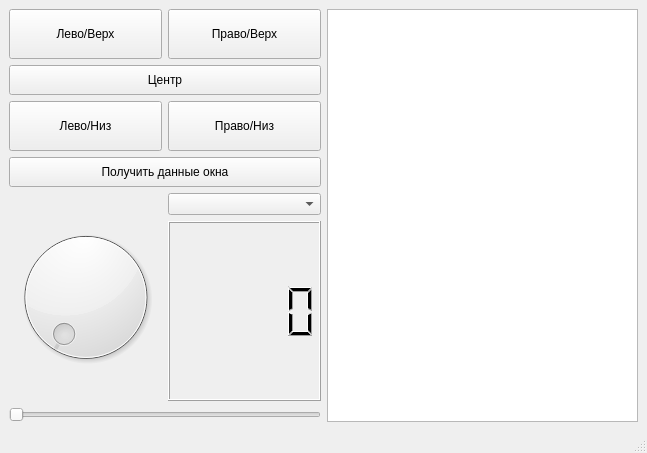
<?xml version="1.0" encoding="UTF-8"?>
<ui version="4.0">
 <class>MainWindow</class>
 <widget class="QMainWindow" name="MainWindow">
  <property name="geometry">
   <rect>
    <x>0</x>
    <y>0</y>
    <width>647</width>
    <height>453</height>
   </rect>
  </property>
  <property name="windowTitle">
   <string>MainWindow</string>
  </property>
  <widget class="QWidget" name="centralwidget">
   <layout class="QHBoxLayout" name="horizontalLayout_4">
    <item>
     <layout class="QVBoxLayout" name="verticalLayout_2">
      <item>
       <layout class="QHBoxLayout" name="horizontalLayout">
        <item>
         <widget class="QPushButton" name="pushButtonLT">
          <property name="sizePolicy">
           <sizepolicy hsizetype="Expanding" vsizetype="Fixed">
            <horstretch>0</horstretch>
            <verstretch>0</verstretch>
           </sizepolicy>
          </property>
          <property name="minimumSize">
           <size>
            <width>0</width>
            <height>50</height>
           </size>
          </property>
          <property name="text">
           <string>Лево/Верх</string>
          </property>
         </widget>
        </item>
        <item>
         <widget class="QPushButton" name="pushButton_RT">
          <property name="sizePolicy">
           <sizepolicy hsizetype="Expanding" vsizetype="Fixed">
            <horstretch>0</horstretch>
            <verstretch>0</verstretch>
           </sizepolicy>
          </property>
          <property name="minimumSize">
           <size>
            <width>0</width>
            <height>50</height>
           </size>
          </property>
          <property name="text">
           <string>Право/Верх</string>
          </property>
         </widget>
        </item>
       </layout>
      </item>
      <item>
       <widget class="QPushButton" name="pushButtonCenter">
        <property name="minimumSize">
         <size>
          <width>0</width>
          <height>30</height>
         </size>
        </property>
        <property name="text">
         <string>Центр</string>
        </property>
       </widget>
      </item>
      <item>
       <layout class="QHBoxLayout" name="horizontalLayout_2">
        <item>
         <widget class="QPushButton" name="pushButtonLB">
          <property name="minimumSize">
           <size>
            <width>0</width>
            <height>50</height>
           </size>
          </property>
          <property name="text">
           <string>Лево/Низ</string>
          </property>
         </widget>
        </item>
        <item>
         <widget class="QPushButton" name="pushButton_RB">
          <property name="minimumSize">
           <size>
            <width>0</width>
            <height>50</height>
           </size>
          </property>
          <property name="text">
           <string>Право/Низ</string>
          </property>
         </widget>
        </item>
       </layout>
      </item>
      <item>
       <widget class="QPushButton" name="pushButtonGetInfo">
        <property name="minimumSize">
         <size>
          <width>0</width>
          <height>30</height>
         </size>
        </property>
        <property name="text">
         <string>Получить данные окна</string>
        </property>
       </widget>
      </item>
      <item>
       <layout class="QHBoxLayout" name="horizontalLayout_3">
        <item>
         <widget class="QDial" name="dial"/>
        </item>
        <item>
         <layout class="QVBoxLayout" name="verticalLayout">
          <item>
           <widget class="QComboBox" name="comboBox"/>
          </item>
          <item>
           <widget class="QLCDNumber" name="lcdNumber"/>
          </item>
         </layout>
        </item>
       </layout>
      </item>
      <item>
       <widget class="QSlider" name="horizontalSlider">
        <property name="orientation">
         <enum>Qt::Horizontal</enum>
        </property>
       </widget>
      </item>
     </layout>
    </item>
    <item>
     <widget class="QPlainTextEdit" name="plainTextEdit"/>
    </item>
   </layout>
  </widget>
  <widget class="QMenuBar" name="menubar">
   <property name="geometry">
    <rect>
     <x>0</x>
     <y>0</y>
     <width>647</width>
     <height>21</height>
    </rect>
   </property>
  </widget>
  <widget class="QStatusBar" name="statusbar"/>
 </widget>
 <resources/>
 <connections/>
</ui>
